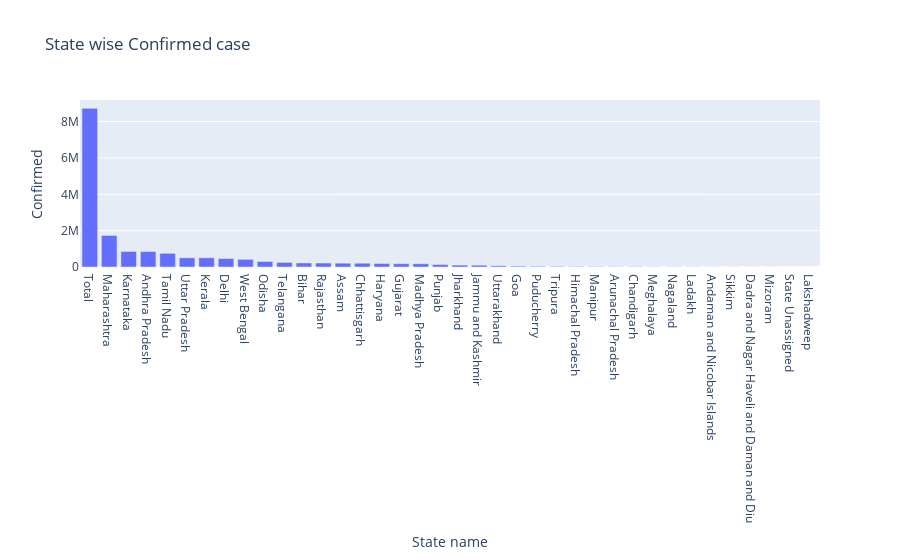

The notebook cell saved with this chart:
### Code cell
import plotly.graph_objects as go
fig= go.Figure(data=go.Bar(x=df.State,y=df.Confirmed ))
fig.update_layout(title="State wise Confirmed case",xaxis_title="State name",yaxis_title="Confirmed")
fig.show()

### Figure 1 — Plotly figure (JSON) as saved in the notebook; plotly's stock layout.template omitted (floating-point values rounded to 4 significant figures)
{"data": [{"type": "bar", "x": ["Total", "Maharashtra", "Karnataka", "Andhra Pradesh", "Tamil Nadu", "Uttar Pradesh", "Kerala", "Delhi", "West Bengal", "Odisha", "Telangana", "Bihar", "Rajasthan", "Assam", "Chhattisgarh", "Haryana", "Gujarat", "Madhya Pradesh", "Punjab", "Jharkhand", "Jammu and Kashmir", "Uttarakhand", "Goa", "Puducherry", "Tripura", "Himachal Pradesh", "Manipur", "Arunachal Pradesh", "Chandigarh", "Meghalaya", "Nagaland", "Ladakh", "Andaman and Nicobar Islands", "Sikkim", "Dadra and Nagar Haveli and Daman and Diu", "Mizoram", "State Unassigned", "Lakshadweep"], "y": [8728624, 1736329, 855912, 849705, 752521, 505424, 508257, 467028, 420840, 305986, 254666, 225500, 219327, 209835, 207740, 193111, 184964, 180997, 139869, 105493, 100968, 67239, 45605, 36179, 31762, 28183, 21211, 15701, 15543, 10512, 9615, 7211, 4507, 4369, 3273, 3242, 0, 0]}], "layout": {"title": {"text": "State wise Confirmed case"}, "xaxis": {"title": {"text": "State name"}}, "yaxis": {"title": {"text": "Confirmed"}}}}
